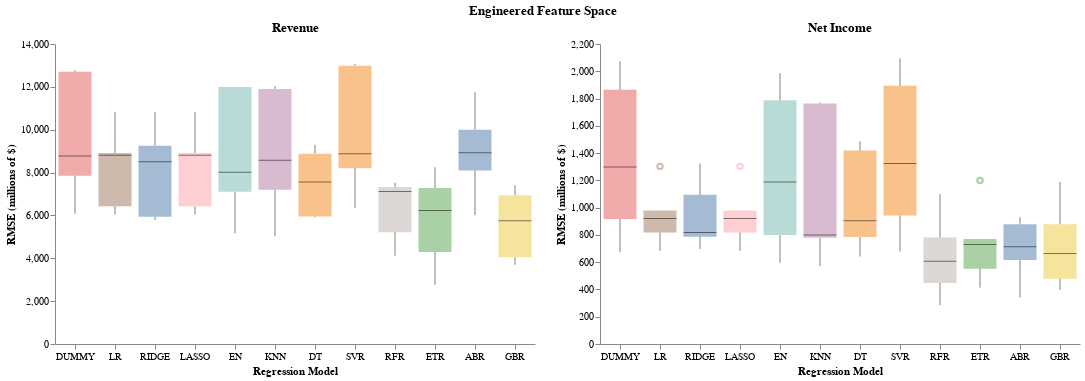

The notebook cell saved with this chart:
### Code cell
full_chart2 = (rev_chart2 | ear_chart2).properties(
    title=alt.TitleParams('Engineered Feature Space', anchor='middle'))
full_chart2.configure_view(stroke=None)

### Figure 1 — Vega-Lite specification as saved in the notebook (floating-point values rounded to 4 significant figures)
{"config": {"view": {"continuousWidth": 300, "continuousHeight": 300, "stroke": null}}, "hconcat": [{"data": {"name": "data-a80ce0731881226734e6838cf60f6956"}, "mark": {"type": "boxplot", "median": {"color": "black", "strokeWidth": 3}, "opacity": 0.5, "size": 33}, "encoding": {"color": {"field": "model", "legend": null, "type": "nominal"}, "x": {"axis": {"grid": false, "labelAngle": 0}, "field": "model", "sort": ["DUMMY", "LR", "RIDGE", "LASSO", "EN", "KNN", "DT", "SVR", "RFR", "ETR", "ABR", "GBR"], "title": "Regression Model", "type": "nominal"}, "y": {"axis": {"grid": false}, "field": "rmse", "title": "RMSE (millions of $)", "type": "quantitative"}}, "height": 300, "title": "Revenue", "width": 480}, {"data": {"name": "data-d980e75844783917e7d126bae1155288"}, "mark": {"type": "boxplot", "median": {"color": "black", "strokeWidth": 3}, "opacity": 0.5, "size": 33}, "encoding": {"color": {"field": "model", "legend": null, "type": "nominal"}, "x": {"axis": {"grid": false, "labelAngle": 0}, "field": "model", "sort": ["DUMMY", "LR", "RIDGE", "LASSO", "EN", "KNN", "DT", "SVR", "RFR", "ETR", "ABR", "GBR"], "title": "Regression Model", "type": "nominal"}, "y": {"axis": {"grid": false}, "field": "rmse", "title": "RMSE (millions of $)", "type": "quantitative"}}, "height": 300, "title": "Net Income", "width": 480}], "title": {"text": "Engineered Feature Space", "anchor": "middle"}, "$schema": "https://vega.github.io/schema/vega-lite/v5.20.1.json", "datasets": {"data-a80ce0731881226734e6838cf60f6956": [{"model": "DUMMY", "rmse": 12790.0}, {"model": "DUMMY", "rmse": 6077.0}, {"model": "DUMMY", "rmse": 7852.0}, {"model": "DUMMY", "rmse": 12710.0}, {"model": "DUMMY", "rmse": 8771.0}, {"model": "LR", "rmse": 10820.0}, {"model": "LR", "rmse": 6427.0}, {"model": "LR", "rmse": 6047.0}, {"model": "LR", "rmse": 8812.0}, {"model": "LR", "rmse": 8917.0}, {"model": "RIDGE", "rmse": 10820.0}, {"model": "RIDGE", "rmse": 5937.0}, {"model": "RIDGE", "rmse": 5785.0}, {"model": "RIDGE", "rmse": 9256.0}, {"model": "RIDGE", "rmse": 8506.0}, {"model": "LASSO", "rmse": 10820.0}, {"model": "LASSO", "rmse": 6427.0}, {"model": "LASSO", "rmse": 6047.0}, {"model": "LASSO", "rmse": 8812.0}, {"model": "LASSO", "rmse": 8917.0}, {"model": "EN", "rmse": 11990.0}, {"model": "EN", "rmse": 5165.0}, {"model": "EN", "rmse": 7101.0}, {"model": "EN", "rmse": 11990.0}, {"model": "EN", "rmse": 8011.0}, {"model": "KNN", "rmse": 12040.0}, {"model": "KNN", "rmse": 5032.0}, {"model": "KNN", "rmse": 7199.0}, {"model": "KNN", "rmse": 11910.0}, {"model": "KNN", "rmse": 8581.0}, {"model": "DT", "rmse": 5948.0}, {"model": "DT", "rmse": 9291.0}, {"model": "DT", "rmse": 5904.0}, {"model": "DT", "rmse": 7554.0}, {"model": "DT", "rmse": 8882.0}, {"model": "SVR", "rmse": 13060.0}, {"model": "SVR", "rmse": 6350.0}, {"model": "SVR", "rmse": 8203.0}, {"model": "SVR", "rmse": 12990.0}, {"model": "SVR", "rmse": 8877.0}, {"model": "RFR", "rmse": 7118.0}, {"model": "RFR", "rmse": 7321.0}, {"model": "RFR", "rmse": 4121.0}, {"model": "RFR", "rmse": 7517.0}, {"model": "RFR", "rmse": 5218.0}, {"model": "ETR", "rmse": 8248.0}, {"model": "ETR", "rmse": 4297.0}, {"model": "ETR", "rmse": 2769.0}, {"model": "ETR", "rmse": 7280.0}, {"model": "ETR", "rmse": 6230.0}, {"model": "ABR", "rmse": 8092.0}, {"model": "ABR", "rmse": 10000.0}, {"model": "ABR", "rmse": 6012.0}, {"model": "ABR", "rmse": 11740.0}, {"model": "ABR", "rmse": 8925.0}, {"model": "GBR", "rmse": 5756.0}, {"model": "GBR", "rmse": 6946.0}, {"model": "GBR", "rmse": 4043.0}, {"model": "GBR", "rmse": 7406.0}, {"model": "GBR", "rmse": 3697.0}], "data-d980e75844783917e7d126bae1155288": [{"model": "DUMMY", "rmse": 916.4}, {"model": "DUMMY", "rmse": 1297.0}, {"model": "DUMMY", "rmse": 1864.0}, {"model": "DUMMY", "rmse": 2075.0}, {"model": "DUMMY", "rmse": 674.0}, {"model": "LR", "rmse": 817.5}, {"model": "LR", "rmse": 683.0}, {"model": "LR", "rmse": 978.5}, {"model": "LR", "rmse": 1303.0}, {"model": "LR", "rmse": 921.1}, {"model": "RIDGE", "rmse": 786.5}, {"model": "RIDGE", "rmse": 697.2}, {"model": "RIDGE", "rmse": 1094.0}, {"model": "RIDGE", "rmse": 1323.0}, {"model": "RIDGE", "rmse": 817.7}, {"model": "LASSO", "rmse": 817.5}, {"model": "LASSO", "rmse": 683.0}, {"model": "LASSO", "rmse": 978.5}, {"model": "LASSO", "rmse": 1303.0}, {"model": "LASSO", "rmse": 921.1}, {"model": "EN", "rmse": 798.5}, {"model": "EN", "rmse": 1188.0}, {"model": "EN", "rmse": 1787.0}, {"model": "EN", "rmse": 1987.0}, {"model": "EN", "rmse": 595.2}, {"model": "KNN", "rmse": 799.3}, {"model": "KNN", "rmse": 778.6}, {"model": "KNN", "rmse": 1763.0}, {"model": "KNN", "rmse": 1772.0}, {"model": "KNN", "rmse": 571.3}, {"model": "DT", "rmse": 641.5}, {"model": "DT", "rmse": 784.2}, {"model": "DT", "rmse": 904.7}, {"model": "DT", "rmse": 1487.0}, {"model": "DT", "rmse": 1418.0}, {"model": "SVR", "rmse": 943.0}, {"model": "SVR", "rmse": 1324.0}, {"model": "SVR", "rmse": 1893.0}, {"model": "SVR", "rmse": 2094.0}, {"model": "SVR", "rmse": 677.7}, {"model": "RFR", "rmse": 606.3}, {"model": "RFR", "rmse": 285.6}, {"model": "RFR", "rmse": 780.8}, {"model": "RFR", "rmse": 1100.0}, {"model": "RFR", "rmse": 447.3}, {"model": "ETR", "rmse": 552.7}, {"model": "ETR", "rmse": 413.2}, {"model": "ETR", "rmse": 729.9}, {"model": "ETR", "rmse": 1199.0}, {"model": "ETR", "rmse": 770.7}, {"model": "ABR", "rmse": 714.0}, {"model": "ABR", "rmse": 615.3}, {"model": "ABR", "rmse": 878.3}, {"model": "ABR", "rmse": 929.6}, {"model": "ABR", "rmse": 342.2}, {"model": "GBR", "rmse": 662.9}, {"model": "GBR", "rmse": 395.5}, {"model": "GBR", "rmse": 878.4}, {"model": "GBR", "rmse": 1189.0}, {"model": "GBR", "rmse": 479.0}]}}
